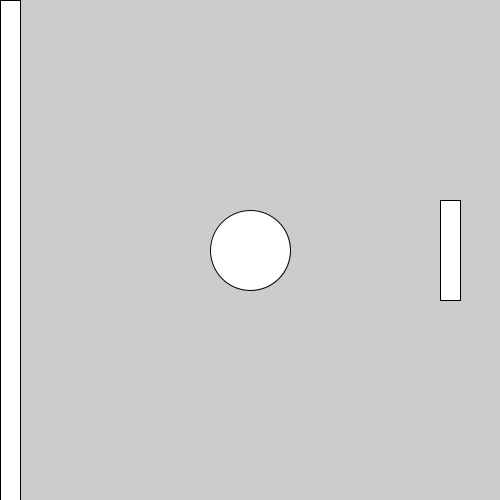
Frame 1 (no input)
Frame 60 (the mouse pressed at the canvas centre just before this capture): identical to frame 1, image omitted
Frame 120 (the mouse held since frame 60 and released just before this capture): identical to frame 1, image omitted

The Processing sketch that drew this single still picture (run headless with seeded random() and noise(); from frame 60 on, the mouse is pressed at the canvas centre):

// Processing sketch: L4_ex1
// ── L4_ex1.pde

void setup()
  {
  size(500,500); 
  rectMode(CENTER);
  //la ligne suivante trace une ellipse de rayon 80
  ellipse(250,250,80,80);
  rect(10,250,20,500);
  rect(450,250,20,100);
  }
void draw()
  {
  println("toto1");
  }
